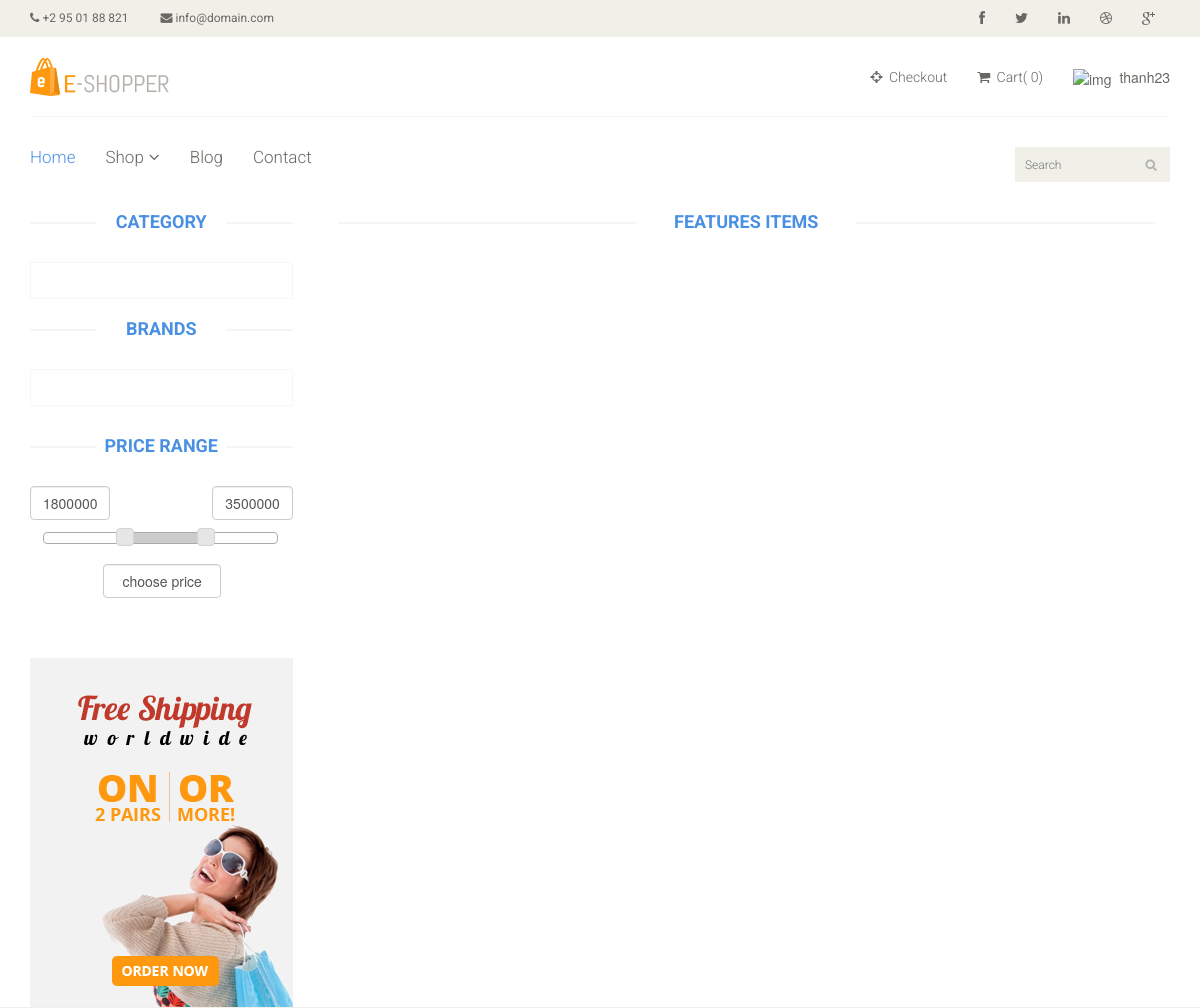
The page /Controller/--front/shop/shop_category.php?san-pham=Nồi cơm điện (signed in, upper part) on the database as committed earlier.
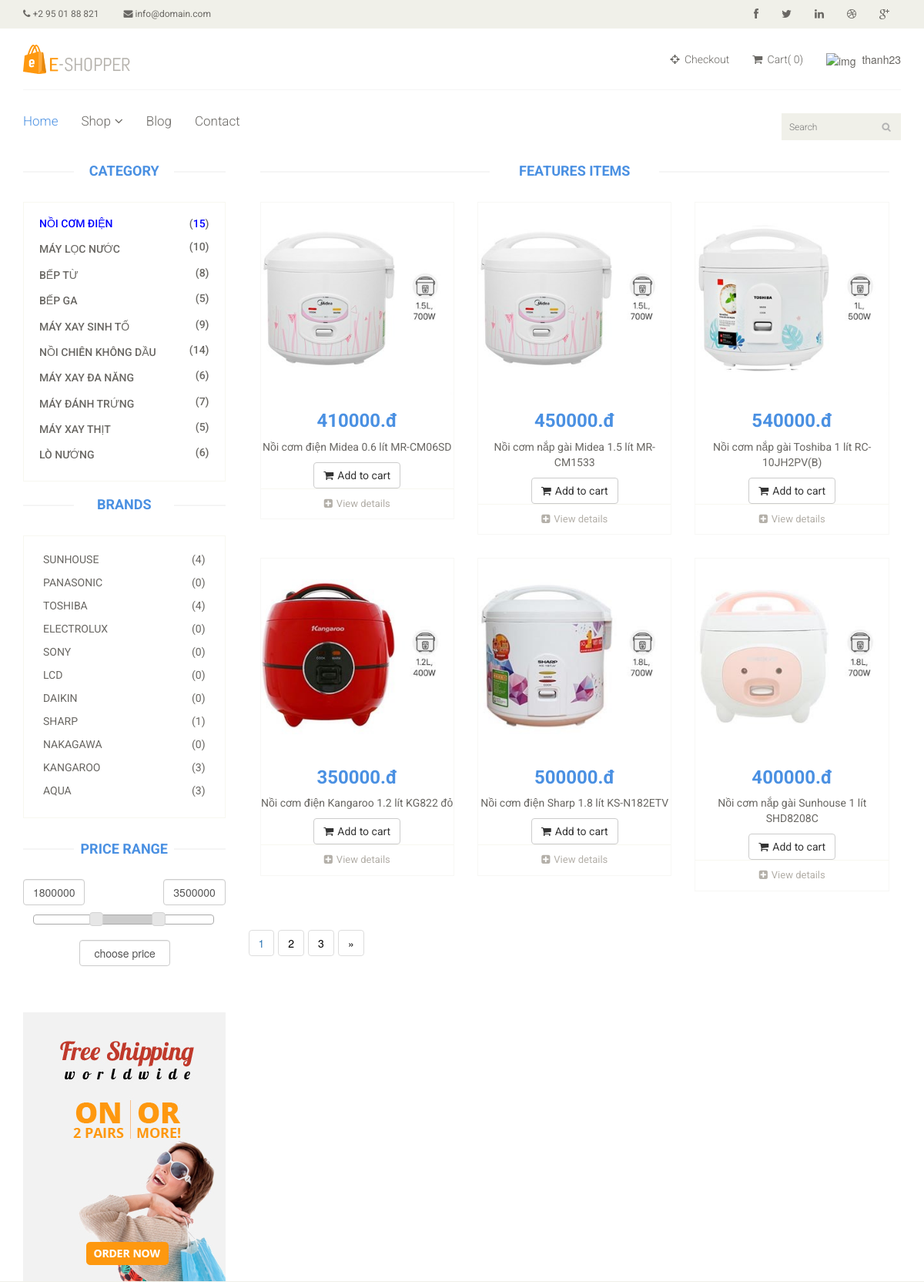
The same page on the database as committed later.
### tables this page shows
CREATE TABLE `tbl_category` (
  `id_category` int(11) NOT NULL,
  `name` varchar(150) NOT NULL,
  `category_code` varchar(150) NOT NULL,
  `image` varchar(150) NOT NULL,
  `create_date` timestamp NOT NULL DEFAULT current_timestamp() ON UPDATE current_timestamp(),
  `user` varchar(150) NOT NULL,
  `status_category` enum('0','1') NOT NULL
);

CREATE TABLE `tbl_brand` (
  `id_brand` int(11) NOT NULL,
  `numerical order` int(100) NOT NULL,
  `brand_code` varchar(150) NOT NULL,
  `image` varchar(150) NOT NULL,
  `name` varchar(150) NOT NULL,
  `user` varchar(150) NOT NULL,
  `date` varchar(150) NOT NULL,
  ` function` text NOT NULL,
  `status_brand` enum('0','1') NOT NULL
);

CREATE TABLE `tbl_product` (
  `id_product` int(11) NOT NULL,
  `name` varchar(150) NOT NULL,
  `product_code` varchar(150) NOT NULL,
  `amount` int(100) NOT NULL,
  `status` enum('còn hàng','hết hàng') NOT NULL,
  `id_category` int(11) NOT NULL,
  `id_brand` int(11) NOT NULL,
  `sale_price` float NOT NULL,
  `price` float NOT NULL,
  `user` varchar(150) NOT NULL,
  `image` varchar(150) NOT NULL,
  `description` text NOT NULL,
  `status_product` enum('0','1') NOT NULL
);

### Controller/--front/shop/shop_category.php (called while the page is built, shortened)
<?php
require '../../../connect/database.php';
require '../../../models/--front/shop_category.php';
$brand = get_shop_brand($conn);
$category = get_shop_category($conn);
$name_category = $_GET['san-pham'];
$category_1 = get_shop_categoryname($conn, $name_category);
$cate = mysqli_fetch_assoc($category_1);
$id_cate = $cate['id_category'];
if (isset($_GET['san-pham'])) {
	$sp = $_GET['san-pham'];
	if (isset($_GET['brand'])) {
		$br = $_GET['brand'];
	} else {
		$br = 1;
	}
} else {
	$sp = 1;
}
if (isset($_GET["page"])) {
	$trang = $_GET["page"];
} else {
	$trang = 1;
}
$sotintrang = 6;
$form = ($trang - 1) * $sotintrang;
$product_num = get_shop_product_num($conn,$id_cate);
$product_page = get_shop_product_page($conn,$id_cate,$form,$sotintrang);
$name_brand = $br;
$tongsotin = mysqli_num_rows($product_num);
$sotrang = ceil($tongsotin / $sotintrang);
require '../../../view/--front/shop/shop_category.php';
?>

### models/--front/shop_category.php (called while the page is built, shortened)
<?php
function get_shop_category($conn){
    $category =  mysqli_query($conn, "SELECT * FROM tbl_category WHERE status_category='0'");
    return $category;
}
function get_shop_brand($conn){
    $brand =  mysqli_query($conn, "SELECT * FROM tbl_brand WHERE status_brand='0'");
    return $brand;
}
function get_shop_categoryname($conn, $name_category){
    $category = mysqli_query($conn, "SELECT * FROM tbl_category WHERE name='$name_category'");
    return $category;
}
function get_shop_product_num($conn,$id_cate){
    $product_num = mysqli_query($conn, "SELECT *FROM tbl_product WHERE id_category= '$id_cate' ");
    return $product_num;
}
function get_shop_product_page($conn, $id_cate, $form, $sotintrang){
    $product_page = mysqli_query($conn, "SELECT *FROM tbl_product WHERE id_category= '$id_cate' LIMIT $form, $sotintrang");
    return $product_page;
}

### view/--front/shop/shop_category.php (the view, shortened to what the changed rows need)
<?php
require '../../../layout/--front/header.php';
?>
<section>
	<div class="container">
		<div class="row">
			<div class="col-sm-3">
				<div class="left-sidebar">
					<h2>Category</h2>
					<div class="panel-group category-products" id="accordian">
						<?php foreach ($category as $key => $value_category) :
							$num_category = $value_category['id_category'];
							$num_product_category =  mysqli_query($conn, "SELECT * FROM tbl_product WHERE id_category = $num_category"); ?>
							<div class="panel panel-default">
								<div class="panel-heading">
									<h4 class="panel-title">
										<a href="../../../Controller/--front/shop/shop_category.php?san-pham=<?php echo $value_category['name'] ?>">
											<span class="pull-right">(<?php
																		if ($name_category == $value_category['name']) {
																			echo '<span  style="color:blue;">' . mysqli_num_rows($num_product_category) . '</span>';
																		} else {
																			echo mysqli_num_rows($num_product_category);
																		}
																		?>)
											</span>
											<?php
											if ($name_category == $value_category['name']) {
												echo '<div  style="color:blue;">' . $value_category['name'] . '</div>';
											} else {
												echo  $value_category['name'];
											}
											?>
										</a>
									</h4>
								</div>
							</div>
						<?php endforeach ?>
					</div>
					<div class="brands_products">
						<h2>Brands</h2>
						<div class="brands-name">
							<?php foreach ($brand as $key => $value_brand) :
								$num_brand = $value_brand['id_brand'];
								$num_product_brand =  mysqli_query($conn, "SELECT * FROM tbl_product WHERE id_brand = $num_brand AND id_category=$id_cate"); ?>
								<ul class="nav nav-pills nav-stacked">
									<li><a href="../../../Controller/--front/shop/shop_category.php?san-pham=<?php echo $sp ?>&brand=<?php echo $value_brand['name'] ?>">
											<span class="pull-right">(<?php
																		if ($name_brand == $value_brand['name']) {
																			echo '<span  style="color:blue;">' . mysqli_num_rows($num_product_brand) . '</span>';
																		} else {
																			echo mysqli_num_rows($num_product_brand);
																		}
																		?>)
											</span>
											<?php
											if ($name_brand == $value_brand['name']) {
												echo '<div  style="color:blue;">' . $value_brand['name'] . '</div>';
											} else {
												echo  $value_brand['name'];
											}
											?>
										</a>
									</li>
								</ul>
							<?php endforeach ?>
						</div>
					</div>
					<div class="price-range">
						<form method="post" action="shop_category.php?san-pham=<?php echo $sp ?>&brand=<?php echo $br ?>">
							<h2>Price Range</h2>
							<br />
						</form>
					</div>
					<div class="shipping text-center">
						<img src="../../public/images/home/shipping.jpg" alt="" />
					</div>
				</div>
			</div>
			<div class="col-sm-9 padding-right">
				<div class="features_items">
					<h2 class="title text-center">Features Items</h2>
					<?php foreach ($product_page as $key => $value_product) :
					?>
						<div class="col-sm-4">
							<div class="product-image-wrapper">
								<div class="single-products">
									<div class="productinfo text-center">
										<img src="../../../<?php echo $value_product['image'] ?>" alt="" />
										<h2><?php echo $value_product['price'] ?>.đ</h2>
										<p><?php echo $value_product['name'] ?></p>
										<a href="#" class="btn btn-default add-to-cart"><i class="fa fa-shopping-cart"></i>Add to cart</a>
									</div>
									<div class="product-overlay">
										<div class="overlay-content">
										</div>
									</div>
								</div>
								<div class="choose">
									<ul class="nav nav-pills nav-justified">
										<li><a href="../../../Controller/--front/product/product.php?id=<?php echo $value_product['id_product'] ?>"><i class="fa fa-plus-square"></i>View details</a></li>
									</ul>
								</div>
							</div>
						</div>
					<?php endforeach ?>
				</div>
				<ul class="pagination">
					<li>
						<?php
						for ($t = 1; $t <= $sotrang; $t++) {
							if ($sotrang != 1) {
								if ($t == $trang) {
									echo '<a href="' . "shop_category.php?san-pham=$sp&brand= $br&page=$t" . '">' . $t;
								} else {
									echo '<a  style="color:black;" href="' . "shop_category.php?san-pham=$sp&brand= $br&page=$t" . '">' . $t;
								}
							}
						}
						?>
						<?php
						if ($sotrang >= 3) {
							echo '<a style="color:black;">&raquo</a>';
						}
						?>
					</li>
				</ul>
			</div>
		</div>
	</div>
</section>
<?php
require "../../../layout/--front/footer.php"
?>
<html>
<head>
	<link rel="stylesheet" href="../../../public/--front/css/jquery-ui.css" />
	<link rel="stylesheet" href="../../../public/--front/css/bootstrap_min.css" />
</head>
</html>

Rows that differ between the two databases and show on the page:
added tbl_category: mysqli_num_rows($num_product_category) "15", name "NỒI CƠM ĐIỆN"
added tbl_category: mysqli_num_rows($num_product_category) "10", name "MÁY LỌC NƯỚC"
added tbl_category: mysqli_num_rows($num_product_category) "8", name "BẾP TỪ"
added tbl_category: mysqli_num_rows($num_product_category) "5", name "BẾP GA"
added tbl_category: mysqli_num_rows($num_product_category) "9", name "MÁY XAY SINH TỐ"
added tbl_category: mysqli_num_rows($num_product_category) "14", name "NỒI CHIÊN KHÔNG DẦU"
added tbl_category: mysqli_num_rows($num_product_category) "6", name "MÁY XAY ĐA NĂNG"
added tbl_category: mysqli_num_rows($num_product_category) "7", name "MÁY ĐÁNH TRỨNG"
added tbl_category: mysqli_num_rows($num_product_category) "5", name "MÁY XAY THỊT"
added tbl_category: mysqli_num_rows($num_product_category) "6", name "LÒ NƯỚNG"
added tbl_brand: mysqli_num_rows($num_product_brand) "4", name "SUNHOUSE"
added tbl_brand: mysqli_num_rows($num_product_brand) "0", name "PANASONIC"
added tbl_brand: mysqli_num_rows($num_product_brand) "4", name "TOSHIBA"
added tbl_brand: mysqli_num_rows($num_product_brand) "0", name "ELECTROLUX"
added tbl_brand: mysqli_num_rows($num_product_brand) "0", name "SONY"
added tbl_brand: mysqli_num_rows($num_product_brand) "0", name "LCD"
added tbl_brand: mysqli_num_rows($num_product_brand) "0", name "DAIKIN"
added tbl_brand: mysqli_num_rows($num_product_brand) "1", name "SHARP"
added tbl_brand: mysqli_num_rows($num_product_brand) "0", name "NAKAGAWA"
added tbl_brand: mysqli_num_rows($num_product_brand) "3", name "KANGAROO"
added tbl_brand: mysqli_num_rows($num_product_brand) "3", name "AQUA"
added tbl_product: image (picture), price "410000", name "Nồi cơm điện Midea 0.6 lít MR-CM06SD"
added tbl_product: image (picture), price "450000", name "Nồi cơm nắp gài Midea 1.5 lít MR-CM1533"
added tbl_product: image (picture), price "540000", name "Nồi cơm nắp gài Toshiba 1 lít RC-10JH2PV(B)"
added tbl_product: image (picture), price "350000", name "Nồi cơm điện Kangaroo 1.2 lít KG822 đỏ"
added tbl_product: image (picture), price "500000", name "Nồi cơm điện Sharp 1.8 lít KS-N182ETV"
added tbl_product: image (picture), price "400000", name "Nồi cơm nắp gài Sunhouse 1 lít SHD8208C"
Other text that changed with them:
new list line: "1"
new list line: "2"
new list line: "3"
